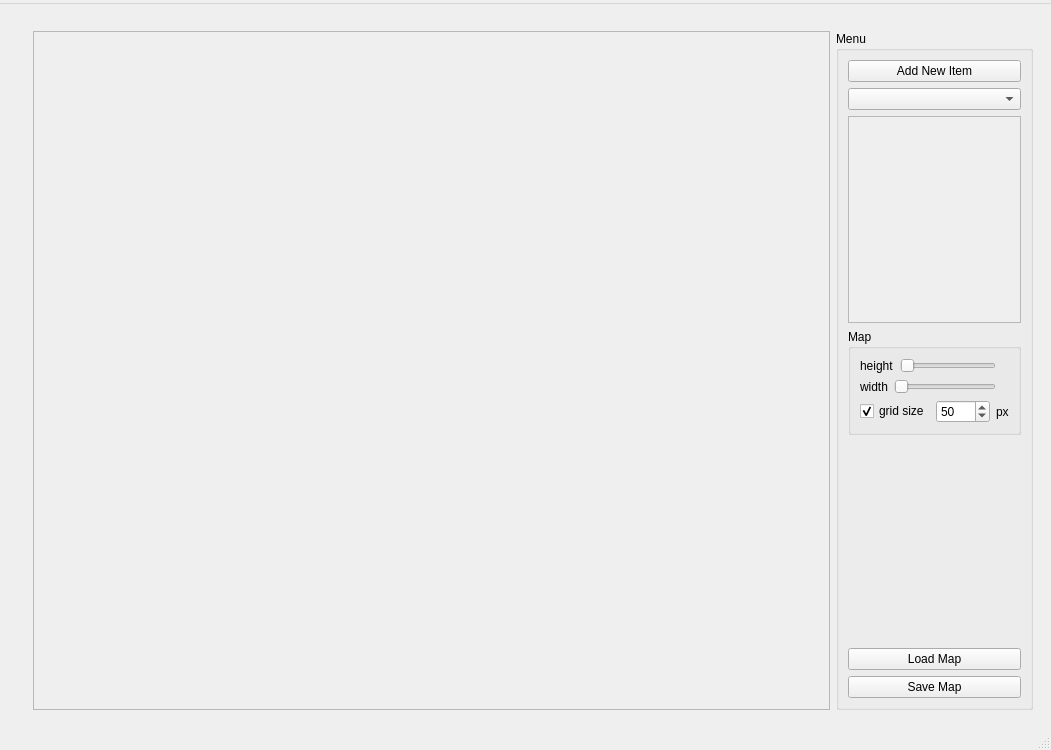
<?xml version="1.0" encoding="UTF-8"?>
<ui version="4.0">
 <class>MainWindow</class>
 <widget class="QMainWindow" name="MainWindow">
  <property name="geometry">
   <rect>
    <x>0</x>
    <y>0</y>
    <width>1051</width>
    <height>750</height>
   </rect>
  </property>
  <property name="windowTitle">
   <string>Hada</string>
  </property>
  <widget class="QWidget" name="centralwidget">
   <property name="enabled">
    <bool>true</bool>
   </property>
   <property name="sizePolicy">
    <sizepolicy hsizetype="Expanding" vsizetype="Expanding">
     <horstretch>0</horstretch>
     <verstretch>0</verstretch>
    </sizepolicy>
   </property>
   <property name="layoutDirection">
    <enum>Qt::LeftToRight</enum>
   </property>
   <property name="autoFillBackground">
    <bool>false</bool>
   </property>
   <layout class="QHBoxLayout" name="horizontalLayout_5">
    <item>
     <widget class="QWidget" name="horizontalWidget" native="true">
      <property name="sizePolicy">
       <sizepolicy hsizetype="Expanding" vsizetype="Expanding">
        <horstretch>1</horstretch>
        <verstretch>1</verstretch>
       </sizepolicy>
      </property>
      <layout class="QHBoxLayout" name="horizontalLayout" stretch="2,0">
       <property name="sizeConstraint">
        <enum>QLayout::SetNoConstraint</enum>
       </property>
       <property name="leftMargin">
        <number>24</number>
       </property>
       <property name="topMargin">
        <number>18</number>
       </property>
       <item>
        <widget class="QScrollArea" name="scrollArea">
         <property name="enabled">
          <bool>true</bool>
         </property>
         <property name="sizePolicy">
          <sizepolicy hsizetype="Expanding" vsizetype="Expanding">
           <horstretch>1</horstretch>
           <verstretch>1</verstretch>
          </sizepolicy>
         </property>
         <property name="widgetResizable">
          <bool>true</bool>
         </property>
         <widget class="QWidget" name="scrollAreaWidgetContents">
          <property name="geometry">
           <rect>
            <x>0</x>
            <y>0</y>
            <width>769</width>
            <height>659</height>
           </rect>
          </property>
         </widget>
        </widget>
       </item>
       <item>
        <widget class="QGroupBox" name="ItemMenu">
         <property name="enabled">
          <bool>true</bool>
         </property>
         <property name="sizePolicy">
          <sizepolicy hsizetype="Expanding" vsizetype="Expanding">
           <horstretch>0</horstretch>
           <verstretch>0</verstretch>
          </sizepolicy>
         </property>
         <property name="mouseTracking">
          <bool>false</bool>
         </property>
         <property name="title">
          <string>Menu</string>
         </property>
         <property name="flat">
          <bool>false</bool>
         </property>
         <layout class="QVBoxLayout" name="verticalLayout_3" stretch="0,0,0,0,0,0">
          <property name="sizeConstraint">
           <enum>QLayout::SetMaximumSize</enum>
          </property>
          <item>
           <widget class="QPushButton" name="addItemButton">
            <property name="text">
             <string>Add New Item</string>
            </property>
           </widget>
          </item>
          <item>
           <widget class="QComboBox" name="comboBox"/>
          </item>
          <item>
           <widget class="QScrollArea" name="pickItemArea">
            <property name="widgetResizable">
             <bool>true</bool>
            </property>
            <widget class="QWidget" name="scrollAreaWidgetContents_2">
             <property name="geometry">
              <rect>
               <x>0</x>
               <y>0</y>
               <width>197</width>
               <height>176</height>
              </rect>
             </property>
             <layout class="QGridLayout" name="gridLayout">
              <item row="0" column="0">
               <layout class="QHBoxLayout" name="horizontalLayout_6"/>
              </item>
             </layout>
            </widget>
           </widget>
          </item>
          <item>
           <widget class="QGroupBox" name="groupBox_2">
            <property name="enabled">
             <bool>true</bool>
            </property>
            <property name="sizePolicy">
             <sizepolicy hsizetype="Expanding" vsizetype="Fixed">
              <horstretch>0</horstretch>
              <verstretch>0</verstretch>
             </sizepolicy>
            </property>
            <property name="title">
             <string>Map</string>
            </property>
            <property name="flat">
             <bool>false</bool>
            </property>
            <property name="checkable">
             <bool>false</bool>
            </property>
            <layout class="QVBoxLayout" name="verticalLayout_4">
             <item>
              <layout class="QVBoxLayout" name="verticalLayout" stretch="1,1,1">
               <property name="sizeConstraint">
                <enum>QLayout::SetMinAndMaxSize</enum>
               </property>
               <item>
                <layout class="QHBoxLayout" name="horizontalLayout_4" stretch="1,3,1">
                 <item>
                  <widget class="QLabel" name="label_2">
                   <property name="sizePolicy">
                    <sizepolicy hsizetype="Fixed" vsizetype="Preferred">
                     <horstretch>0</horstretch>
                     <verstretch>0</verstretch>
                    </sizepolicy>
                   </property>
                   <property name="text">
                    <string>height</string>
                   </property>
                  </widget>
                 </item>
                 <item>
                  <widget class="QSlider" name="mapHeight">
                   <property name="sizePolicy">
                    <sizepolicy hsizetype="Expanding" vsizetype="Fixed">
                     <horstretch>100</horstretch>
                     <verstretch>0</verstretch>
                    </sizepolicy>
                   </property>
                   <property name="maximum">
                    <number>5000</number>
                   </property>
                   <property name="orientation">
                    <enum>Qt::Horizontal</enum>
                   </property>
                  </widget>
                 </item>
                 <item>
                  <widget class="QLabel" name="mapHeightValue">
                   <property name="sizePolicy">
                    <sizepolicy hsizetype="Fixed" vsizetype="Preferred">
                     <horstretch>0</horstretch>
                     <verstretch>0</verstretch>
                    </sizepolicy>
                   </property>
                   <property name="text">
                    <string/>
                   </property>
                  </widget>
                 </item>
                </layout>
               </item>
               <item>
                <layout class="QHBoxLayout" name="horizontalLayout_3" stretch="1,3,1">
                 <property name="sizeConstraint">
                  <enum>QLayout::SetDefaultConstraint</enum>
                 </property>
                 <item>
                  <widget class="QLabel" name="label_3">
                   <property name="sizePolicy">
                    <sizepolicy hsizetype="Fixed" vsizetype="Preferred">
                     <horstretch>0</horstretch>
                     <verstretch>0</verstretch>
                    </sizepolicy>
                   </property>
                   <property name="text">
                    <string>width</string>
                   </property>
                  </widget>
                 </item>
                 <item>
                  <widget class="QSlider" name="mapWidth">
                   <property name="sizePolicy">
                    <sizepolicy hsizetype="Expanding" vsizetype="Fixed">
                     <horstretch>100</horstretch>
                     <verstretch>0</verstretch>
                    </sizepolicy>
                   </property>
                   <property name="maximum">
                    <number>5000</number>
                   </property>
                   <property name="orientation">
                    <enum>Qt::Horizontal</enum>
                   </property>
                  </widget>
                 </item>
                 <item>
                  <widget class="QLabel" name="mapWidthValue">
                   <property name="sizePolicy">
                    <sizepolicy hsizetype="Fixed" vsizetype="Preferred">
                     <horstretch>0</horstretch>
                     <verstretch>0</verstretch>
                    </sizepolicy>
                   </property>
                   <property name="text">
                    <string/>
                   </property>
                  </widget>
                 </item>
                </layout>
               </item>
               <item>
                <layout class="QHBoxLayout" name="horizontalLayout_2" stretch="0,1,0">
                 <item>
                  <widget class="QCheckBox" name="checkBox">
                   <property name="text">
                    <string>grid size</string>
                   </property>
                   <property name="checked">
                    <bool>true</bool>
                   </property>
                  </widget>
                 </item>
                 <item>
                  <widget class="QSpinBox" name="gridSpin">
                   <property name="sizePolicy">
                    <sizepolicy hsizetype="Maximum" vsizetype="Fixed">
                     <horstretch>0</horstretch>
                     <verstretch>0</verstretch>
                    </sizepolicy>
                   </property>
                   <property name="maximum">
                    <number>1000</number>
                   </property>
                   <property name="value">
                    <number>50</number>
                   </property>
                  </widget>
                 </item>
                 <item>
                  <widget class="QLabel" name="label">
                   <property name="text">
                    <string>px</string>
                   </property>
                  </widget>
                 </item>
                </layout>
               </item>
              </layout>
             </item>
            </layout>
           </widget>
          </item>
          <item>
           <spacer name="verticalSpacer">
            <property name="orientation">
             <enum>Qt::Vertical</enum>
            </property>
            <property name="sizeHint" stdset="0">
             <size>
              <width>20</width>
              <height>40</height>
             </size>
            </property>
           </spacer>
          </item>
          <item>
           <layout class="QVBoxLayout" name="verticalLayout_2">
            <item>
             <widget class="QPushButton" name="loadButton">
              <property name="text">
               <string>Load Map</string>
              </property>
             </widget>
            </item>
            <item>
             <widget class="QPushButton" name="saveButton">
              <property name="text">
               <string>Save Map</string>
              </property>
             </widget>
            </item>
           </layout>
          </item>
         </layout>
        </widget>
       </item>
      </layout>
     </widget>
    </item>
   </layout>
  </widget>
  <widget class="QMenuBar" name="menubar">
   <property name="geometry">
    <rect>
     <x>0</x>
     <y>0</y>
     <width>1051</width>
     <height>22</height>
    </rect>
   </property>
   <widget class="QMenu" name="menuHada">
    <property name="title">
     <string notr="true"/>
    </property>
   </widget>
   <addaction name="menuHada"/>
  </widget>
  <widget class="QStatusBar" name="statusbar"/>
 </widget>
 <resources/>
 <connections/>
</ui>
